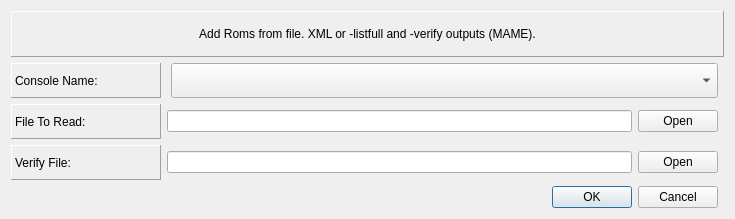
<?xml version="1.0" encoding="UTF-8"?>
<ui version="4.0">
 <class>add_rom_file_dialog</class>
 <widget class="QDialog" name="add_rom_file_dialog">
  <property name="geometry">
   <rect>
    <x>0</x>
    <y>0</y>
    <width>735</width>
    <height>219</height>
   </rect>
  </property>
  <property name="windowTitle">
   <string>Dialog</string>
  </property>
  <layout class="QGridLayout" name="gridLayout">
   <item row="4" column="0">
    <widget class="QDialogButtonBox" name="rom_add_hash_button_box">
     <property name="orientation">
      <enum>Qt::Horizontal</enum>
     </property>
     <property name="standardButtons">
      <set>QDialogButtonBox::Cancel|QDialogButtonBox::Ok</set>
     </property>
    </widget>
   </item>
   <item row="0" column="0" colspan="2">
    <widget class="QLabel" name="add_roms_label">
     <property name="frameShape">
      <enum>QFrame::Panel</enum>
     </property>
     <property name="frameShadow">
      <enum>QFrame::Raised</enum>
     </property>
     <property name="text">
      <string>Add Roms from file. XML or -listfull and -verify outputs (MAME).</string>
     </property>
     <property name="alignment">
      <set>Qt::AlignCenter</set>
     </property>
    </widget>
   </item>
   <item row="1" column="0">
    <layout class="QHBoxLayout" name="console_layout">
     <property name="spacing">
      <number>10</number>
     </property>
     <item>
      <widget class="QLabel" name="console_name_label">
       <property name="minimumSize">
        <size>
         <width>150</width>
         <height>35</height>
        </size>
       </property>
       <property name="maximumSize">
        <size>
         <width>150</width>
         <height>35</height>
        </size>
       </property>
       <property name="frameShape">
        <enum>QFrame::Panel</enum>
       </property>
       <property name="frameShadow">
        <enum>QFrame::Raised</enum>
       </property>
       <property name="text">
        <string>Console Name: </string>
       </property>
      </widget>
     </item>
     <item>
      <widget class="QComboBox" name="console_name_combo">
       <property name="minimumSize">
        <size>
         <width>0</width>
         <height>35</height>
        </size>
       </property>
       <property name="maximumSize">
        <size>
         <width>16777215</width>
         <height>35</height>
        </size>
       </property>
      </widget>
     </item>
    </layout>
   </item>
   <item row="2" column="0">
    <layout class="QHBoxLayout" name="file_layout">
     <item>
      <widget class="QLabel" name="file_label">
       <property name="minimumSize">
        <size>
         <width>150</width>
         <height>35</height>
        </size>
       </property>
       <property name="maximumSize">
        <size>
         <width>150</width>
         <height>35</height>
        </size>
       </property>
       <property name="frameShape">
        <enum>QFrame::Panel</enum>
       </property>
       <property name="frameShadow">
        <enum>QFrame::Raised</enum>
       </property>
       <property name="text">
        <string>File To Read:</string>
       </property>
      </widget>
     </item>
     <item>
      <widget class="QLineEdit" name="file_line_edit"/>
     </item>
     <item>
      <widget class="QPushButton" name="file_button">
       <property name="text">
        <string>Open</string>
       </property>
      </widget>
     </item>
    </layout>
   </item>
   <item row="3" column="0">
    <layout class="QHBoxLayout" name="verify_layout">
     <item>
      <widget class="QLabel" name="verify_label">
       <property name="minimumSize">
        <size>
         <width>150</width>
         <height>35</height>
        </size>
       </property>
       <property name="maximumSize">
        <size>
         <width>150</width>
         <height>35</height>
        </size>
       </property>
       <property name="frameShape">
        <enum>QFrame::Panel</enum>
       </property>
       <property name="frameShadow">
        <enum>QFrame::Raised</enum>
       </property>
       <property name="text">
        <string>Verify File:</string>
       </property>
      </widget>
     </item>
     <item>
      <widget class="QLineEdit" name="verify_line_edit"/>
     </item>
     <item>
      <widget class="QPushButton" name="verify_button">
       <property name="text">
        <string>Open</string>
       </property>
      </widget>
     </item>
    </layout>
   </item>
  </layout>
 </widget>
 <resources/>
 <connections>
  <connection>
   <sender>rom_add_hash_button_box</sender>
   <signal>accepted()</signal>
   <receiver>add_rom_file_dialog</receiver>
   <slot>accept()</slot>
   <hints>
    <hint type="sourcelabel">
     <x>248</x>
     <y>254</y>
    </hint>
    <hint type="destinationlabel">
     <x>157</x>
     <y>274</y>
    </hint>
   </hints>
  </connection>
  <connection>
   <sender>rom_add_hash_button_box</sender>
   <signal>rejected()</signal>
   <receiver>add_rom_file_dialog</receiver>
   <slot>reject()</slot>
   <hints>
    <hint type="sourcelabel">
     <x>316</x>
     <y>260</y>
    </hint>
    <hint type="destinationlabel">
     <x>286</x>
     <y>274</y>
    </hint>
   </hints>
  </connection>
 </connections>
</ui>
